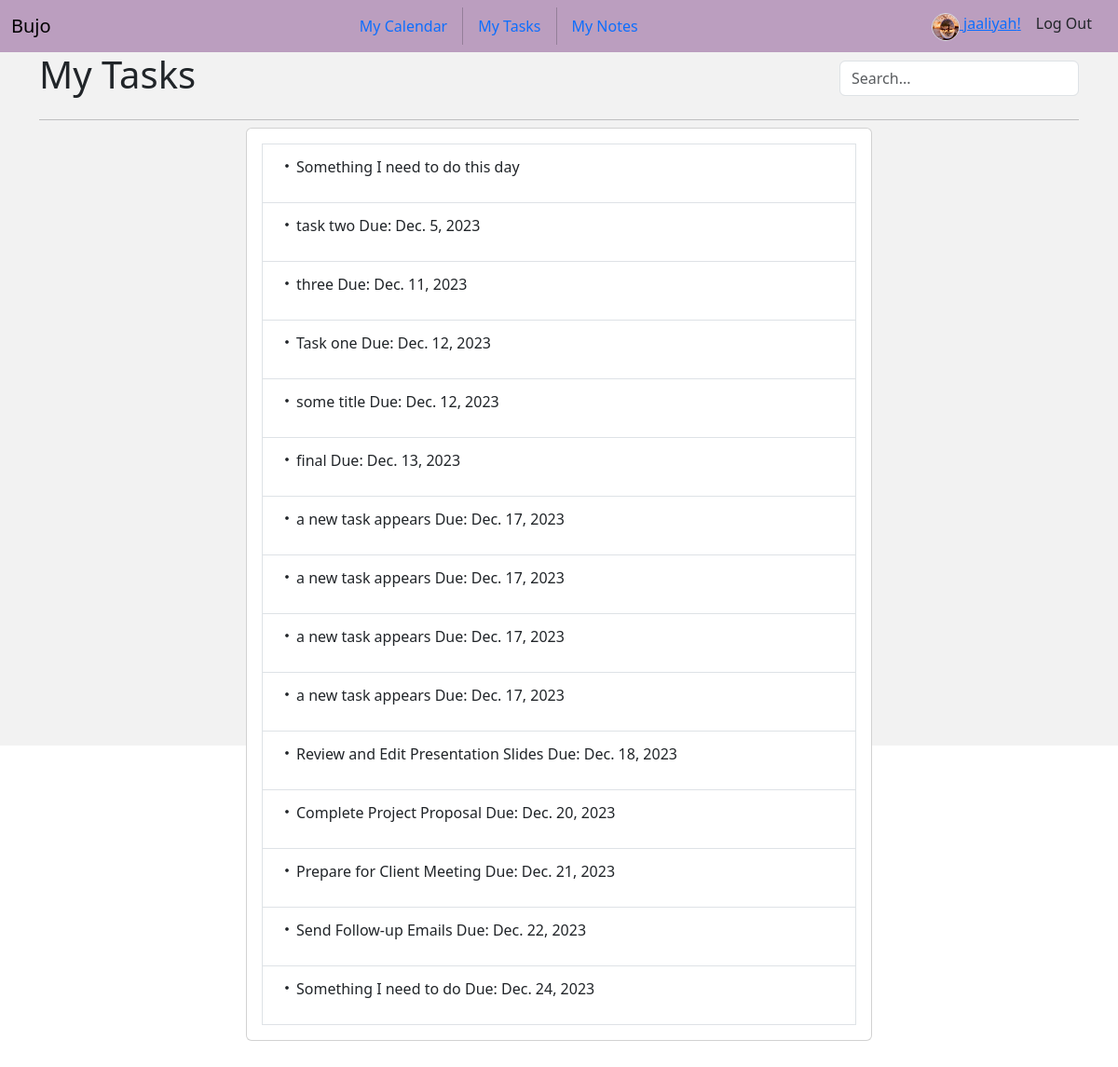
The app's page /tasks (signed in) with its own data.
### planner/models.py (models this page shows, shortened)
class User(AbstractUser):
    avatar = models.ImageField(default="https://static.vecteezy.com/system/resources/thumbnails/009/734/564/small/default-avatar-profile-icon-of-social-media-user-vector.jpg", upload_to="user_images")
    bio = models.TextField()

class Task(models.Model):
    title = models.CharField(max_length=255)
    description = models.TextField(null=True, blank=True)
    created_on = models.DateTimeField(auto_now = True)
    due_date = models.DateField(null=True, blank=True)
    user = models.ForeignKey(User, on_delete=models.CASCADE, related_name="Tasks" )
    is_completed = models.BooleanField(default=False)
    todolist = models.ForeignKey(ToDoList, on_delete=models.CASCADE)
    class Meta:
        ordering = ["due_date"]

### planner/views.py (the view)
# urls.py: path("tasks", views.taskList, name="taskList"),
def taskList(request):
    taskList = Task.objects.all()
    return render(request, "planner/tasks.html", {"tasks":taskList})

### planner/templates/planner/tasks.html
{% extends "planner/layout.html" %}
{% block main %}
<div class="container">
    <div class="d-flex justify-content-between align-items-center">
        <h1 class="display-6">My Tasks</h1>
        <form action="{% url 'search_results' %}" method="get">
            <input class="form-control" name="q" type="text" placeholder="Search...">
        </form>
    </div>
    <hr class="mb-2">
    <div class="p-5 pt-0">
        <div class="row justify-content-center">
            <div class="col-8">
                <div class="list-group list-group-flush">
                    <div class="card">
                        <div class="card-body">
                            {% for task in tasks %}
                            <div class="list-group-item">
                                {% if task.due_date != None %}
                                <p> <i class="bi bi-dot fs-5 p-0"></i>{{task.title}} Due: {{task.due_date}}</p>
                                {% else %}
                                <p> <i class="bi bi-dot fs-5 p-0"></i>{{task.title}}</p>
                                {% endif %}
                            </div>
                            {% endfor %}
                        </div>
                    </div>
                </div>
            </div>
        </div>
    </div>
</div>
{% endblock %}

### planner/templates/planner/layout.html (shortened to what this page needs)
{% load static %}
<!DOCTYPE html>
<html lang="en">
<head>
    <link rel="stylesheet" href="https://cdn.jsdelivr.net/npm/bootstrap-icons@1.11.2/font/bootstrap-icons.min.css">
    <link href="https://cdn.jsdelivr.net/npm/bootstrap@5.3.2/dist/css/bootstrap.min.css" rel="stylesheet"
>
    <link rel="stylesheet" href="{% static 'planner/colors.css' %}">
    <link rel="stylesheet" href="{% static 'planner/styles.css' %}">
</head>
<body class="">
    <div class="vh-100">
        <nav class="navbar sticky-top bg-primary">
            <div class="container-fluid">
                <a class="navbar-brand" href="{% url 'index' %}">Bujo</a>
                {% if user.is_authenticated %}
                <ul class="nav">
                    <li class="nav-item">
                        <a class="nav-link" href="{% url 'calendar' %}">My Calendar</a>
                    </li>
                    <li class="nav-item">
                        <a class="nav-link" href="{% url 'taskList' %}">My Tasks</a>
                    </li>
                    <li class="nav-item">
                        <a class="nav-link" href="{% url 'noteList' %}">My Notes</a>
                    </li>
                </ul>
                <div class="d-flex">
                    <a class="nav-brand" href="{% url 'profile' %}">
                        <img src="{{user.avatar.url}}" alt="User Avatar"
                            class="d-inline-block align-text-top border rounded-circle" height="30" width="30">
                        {{user.username}}!</a>
                    <a class="mx-3 nav-link" href="{% url 'logout' %}">Log Out</a>
                </div>
                {% else %}
                <div class="">
                    <a class="nav-link me-2" href="{% url 'login' %}">Log In</a>
                    <a class="nav-link" href="{% url 'register' %}">Register</a>
                </div>
                {% endif %}
            </div>
        </nav>
        <main>
            <div class="container-fluid mainContent">
                {% block main %}
                {% endblock %}
            </div>
        </main>
    </div>
</body>
</html>

### planner/static/planner/colors.css (style rules this page uses)
.bg-primary { background-color: #bb9ebf !important; }

### planner/static/planner/styles.css (style rules this page uses)
:root { --app-height: 100vh; --primary-color: #c00000; --secondary-color: #525252; --tertiary-color: rgb(132, 134, 124); --soft-color: #f2f2f2; --color2: #FBFEF9; --color3: #85877C; --color4: #0a090C; --color5: #07393C; --color6: #e9e2eec9; --bs-primary: #7e569b; }
:root, [data-bs-theme=light] { --bs-primary: #9a43d8c9; }
.mainContent { height: calc(100vh - 56px); background-color: var(--soft-color); }

### records on screen
User: avatar (picture), username "jaaliyah"
Task: title "Something I need to do this day"
Task: title "task two", due_date "Dec. 5, 2023"
Task: title "three", due_date "Dec. 11, 2023"
Task: title "Task one", due_date "Dec. 12, 2023"
Task: title "some title", due_date "Dec. 12, 2023"
Task: title "final", due_date "Dec. 13, 2023"
Task: title "a new task appears", due_date "Dec. 17, 2023"
Task: title "a new task appears", due_date "Dec. 17, 2023"
Task: title "a new task appears", due_date "Dec. 17, 2023"
Task: title "a new task appears", due_date "Dec. 17, 2023"
Task: title "Review and Edit Presentation Slides", due_date "Dec. 18, 2023"
Task: title "Complete Project Proposal", due_date "Dec. 20, 2023"
Task: title "Prepare for Client Meeting", due_date "Dec. 21, 2023"
Task: title "Send Follow-up Emails", due_date "Dec. 22, 2023"
Task: title "Something I need to do", due_date "Dec. 24, 2023"
